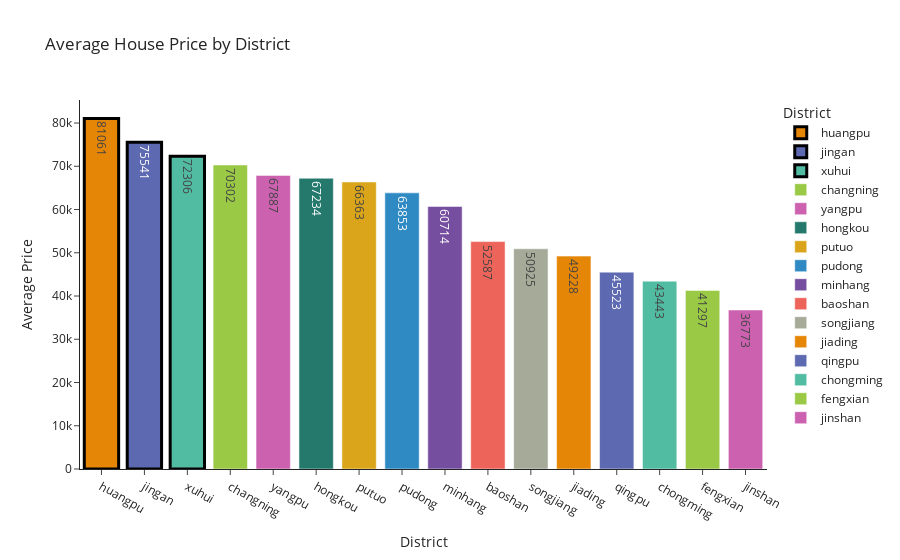

Write notebook code for a chart like this one.
### Code cell
avg_price_by_district = house.groupby('District')['Price'].mean().reset_index()
avg_price_by_district['Price'] = avg_price_by_district['Price'].astype(int) 

avg_price_by_district = avg_price_by_district.sort_values(by='Price', ascending=False)

fig = px.bar(avg_price_by_district, x='District', y='Price', color='District',
             color_discrete_sequence=px.colors.qualitative.Vivid,
             text='Price', title='Average House Price by District')

lst = [0,1,2]
for idx in lst:
    fig.data[idx].marker.line.width = 3
    fig.data[idx].marker.line.color='black'
    
fig.update_layout(
    xaxis_title="District",
    yaxis_title="Average Price",
    template='simple_white'
)

# 显示图表
fig.show()

### Figure 1 — Plotly figure (JSON) as saved in the notebook; plotly's stock layout.template omitted (floating-point values rounded to 4 significant figures)
{"data": [{"alignmentgroup": "True", "hovertemplate": "District=%{x}<br>Price=%{text}<extra></extra>", "legendgroup": "huangpu", "marker": {"color": "rgb(229, 134, 6)", "line": {"color": "black", "width": 3}, "pattern": {"shape": ""}}, "name": "huangpu", "offsetgroup": "huangpu", "orientation": "v", "showlegend": true, "text": [81061], "textposition": "auto", "type": "bar", "x": ["huangpu"], "xaxis": "x", "y": [81061], "yaxis": "y"}, {"alignmentgroup": "True", "hovertemplate": "District=%{x}<br>Price=%{text}<extra></extra>", "legendgroup": "jingan", "marker": {"color": "rgb(93, 105, 177)", "line": {"color": "black", "width": 3}, "pattern": {"shape": ""}}, "name": "jingan", "offsetgroup": "jingan", "orientation": "v", "showlegend": true, "text": [75541], "textposition": "auto", "type": "bar", "x": ["jingan"], "xaxis": "x", "y": [75541], "yaxis": "y"}, {"alignmentgroup": "True", "hovertemplate": "District=%{x}<br>Price=%{text}<extra></extra>", "legendgroup": "xuhui", "marker": {"color": "rgb(82, 188, 163)", "line": {"color": "black", "width": 3}, "pattern": {"shape": ""}}, "name": "xuhui", "offsetgroup": "xuhui", "orientation": "v", "showlegend": true, "text": [72306], "textposition": "auto", "type": "bar", "x": ["xuhui"], "xaxis": "x", "y": [72306], "yaxis": "y"}, {"alignmentgroup": "True", "hovertemplate": "District=%{x}<br>Price=%{text}<extra></extra>", "legendgroup": "changning", "marker": {"color": "rgb(153, 201, 69)", "pattern": {"shape": ""}}, "name": "changning", "offsetgroup": "changning", "orientation": "v", "showlegend": true, "text": [70302], "textposition": "auto", "type": "bar", "x": ["changning"], "xaxis": "x", "y": [70302], "yaxis": "y"}, {"alignmentgroup": "True", "hovertemplate": "District=%{x}<br>Price=%{text}<extra></extra>", "legendgroup": "yangpu", "marker": {"color": "rgb(204, 97, 176)", "pattern": {"shape": ""}}, "name": "yangpu", "offsetgroup": "yangpu", "orientation": "v", "showlegend": true, "text": [67887], "textposition": "auto", "type": "bar", "x": ["yangpu"], "xaxis": "x", "y": [67887], "yaxis": "y"}, {"alignmentgroup": "True", "hovertemplate": "District=%{x}<br>Price=%{text}<extra></extra>", "legendgroup": "hongkou", "marker": {"color": "rgb(36, 121, 108)", "pattern": {"shape": ""}}, "name": "hongkou", "offsetgroup": "hongkou", "orientation": "v", "showlegend": true, "text": [67234], "textposition": "auto", "type": "bar", "x": ["hongkou"], "xaxis": "x", "y": [67234], "yaxis": "y"}, {"alignmentgroup": "True", "hovertemplate": "District=%{x}<br>Price=%{text}<extra></extra>", "legendgroup": "putuo", "marker": {"color": "rgb(218, 165, 27)", "pattern": {"shape": ""}}, "name": "putuo", "offsetgroup": "putuo", "orientation": "v", "showlegend": true, "text": [66363], "textposition": "auto", "type": "bar", "x": ["putuo"], "xaxis": "x", "y": [66363], "yaxis": "y"}, {"alignmentgroup": "True", "hovertemplate": "District=%{x}<br>Price=%{text}<extra></extra>", "legendgroup": "pudong", "marker": {"color": "rgb(47, 138, 196)", "pattern": {"shape": ""}}, "name": "pudong", "offsetgroup": "pudong", "orientation": "v", "showlegend": true, "text": [63853], "textposition": "auto", "type": "bar", "x": ["pudong"], "xaxis": "x", "y": [63853], "yaxis": "y"}, {"alignmentgroup": "True", "hovertemplate": "District=%{x}<br>Price=%{text}<extra></extra>", "legendgroup": "minhang", "marker": {"color": "rgb(118, 78, 159)", "pattern": {"shape": ""}}, "name": "minhang", "offsetgroup": "minhang", "orientation": "v", "showlegend": true, "text": [60714], "textposition": "auto", "type": "bar", "x": ["minhang"], "xaxis": "x", "y": [60714], "yaxis": "y"}, {"alignmentgroup": "True", "hovertemplate": "District=%{x}<br>Price=%{text}<extra></extra>", "legendgroup": "baoshan", "marker": {"color": "rgb(237, 100, 90)", "pattern": {"shape": ""}}, "name": "baoshan", "offsetgroup": "baoshan", "orientation": "v", "showlegend": true, "text": [52587], "textposition": "auto", "type": "bar", "x": ["baoshan"], "xaxis": "x", "y": [52587], "yaxis": "y"}, {"alignmentgroup": "True", "hovertemplate": "District=%{x}<br>Price=%{text}<extra></extra>", "legendgroup": "songjiang", "marker": {"color": "rgb(165, 170, 153)", "pattern": {"shape": ""}}, "name": "songjiang", "offsetgroup": "songjiang", "orientation": "v", "showlegend": true, "text": [50925], "textposition": "auto", "type": "bar", "x": ["songjiang"], "xaxis": "x", "y": [50925], "yaxis": "y"}, {"alignmentgroup": "True", "hovertemplate": "District=%{x}<br>Price=%{text}<extra></extra>", "legendgroup": "jiading", "marker": {"color": "rgb(229, 134, 6)", "pattern": {"shape": ""}}, "name": "jiading", "offsetgroup": "jiading", "orientation": "v", "showlegend": true, "text": [49228], "textposition": "auto", "type": "bar", "x": ["jiading"], "xaxis": "x", "y": [49228], "yaxis": "y"}, {"alignmentgroup": "True", "hovertemplate": "District=%{x}<br>Price=%{text}<extra></extra>", "legendgroup": "qingpu", "marker": {"color": "rgb(93, 105, 177)", "pattern": {"shape": ""}}, "name": "qingpu", "offsetgroup": "qingpu", "orientation": "v", "showlegend": true, "text": [45523], "textposition": "auto", "type": "bar", "x": ["qingpu"], "xaxis": "x", "y": [45523], "yaxis": "y"}, {"alignmentgroup": "True", "hovertemplate": "District=%{x}<br>Price=%{text}<extra></extra>", "legendgroup": "chongming", "marker": {"color": "rgb(82, 188, 163)", "pattern": {"shape": ""}}, "name": "chongming", "offsetgroup": "chongming", "orientation": "v", "showlegend": true, "text": [43443], "textposition": "auto", "type": "bar", "x": ["chongming"], "xaxis": "x", "y": [43443], "yaxis": "y"}, {"alignmentgroup": "True", "hovertemplate": "District=%{x}<br>Price=%{text}<extra></extra>", "legendgroup": "fengxian", "marker": {"color": "rgb(153, 201, 69)", "pattern": {"shape": ""}}, "name": "fengxian", "offsetgroup": "fengxian", "orientation": "v", "showlegend": true, "text": [41297], "textposition": "auto", "type": "bar", "x": ["fengxian"], "xaxis": "x", "y": [41297], "yaxis": "y"}, {"alignmentgroup": "True", "hovertemplate": "District=%{x}<br>Price=%{text}<extra></extra>", "legendgroup": "jinshan", "marker": {"color": "rgb(204, 97, 176)", "pattern": {"shape": ""}}, "name": "jinshan", "offsetgroup": "jinshan", "orientation": "v", "showlegend": true, "text": [36773], "textposition": "auto", "type": "bar", "x": ["jinshan"], "xaxis": "x", "y": [36773], "yaxis": "y"}], "layout": {"barmode": "relative", "legend": {"title": {"text": "District"}, "tracegroupgap": 0}, "title": {"text": "Average House Price by District"}, "xaxis": {"anchor": "y", "categoryarray": ["huangpu", "jingan", "xuhui", "changning", "yangpu", "hongkou", "putuo", "pudong", "minhang", "baoshan", "songjiang", "jiading", "qingpu", "chongming", "fengxian", "jinshan"], "categoryorder": "array", "domain": [0, 1], "title": {"text": "District"}}, "yaxis": {"anchor": "x", "domain": [0, 1], "title": {"text": "Average Price"}}}}
